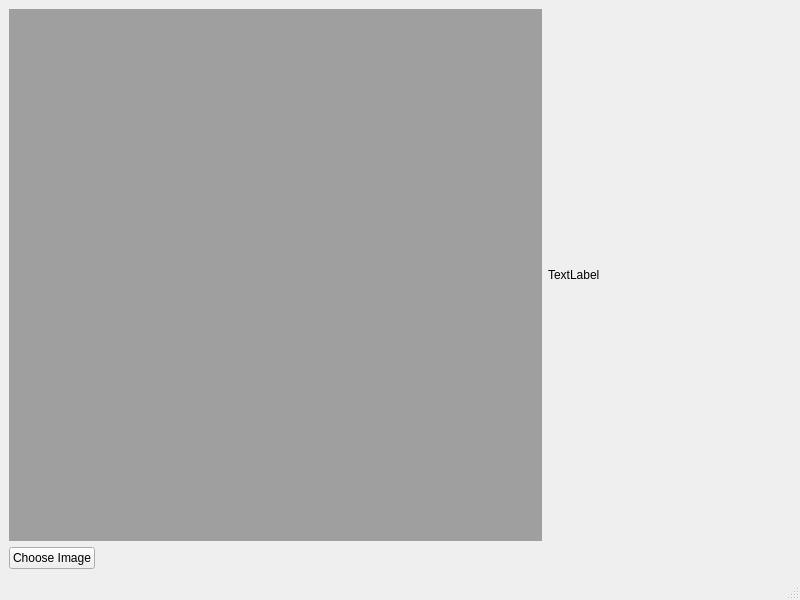
<?xml version="1.0" encoding="UTF-8"?>
<ui version="4.0">
 <class>MainWindow</class>
 <widget class="QMainWindow" name="MainWindow">
  <property name="geometry">
   <rect>
    <x>0</x>
    <y>0</y>
    <width>800</width>
    <height>600</height>
   </rect>
  </property>
  <property name="windowTitle">
   <string>MainWindow</string>
  </property>
  <widget class="QWidget" name="centralwidget">
   <layout class="QFormLayout" name="formLayout">
    <item row="0" column="0">
     <widget class="QMdiArea" name="mdiArea">
      <widget class="QWidget" name="subwindow">
       <property name="windowTitle">
        <string>Subwindow</string>
       </property>
      </widget>
     </widget>
    </item>
    <item row="1" column="0">
     <widget class="QPushButton" name="chooseImage">
      <property name="text">
       <string>Choose Image</string>
      </property>
     </widget>
    </item>
    <item row="0" column="1">
     <widget class="QLabel" name="label">
      <property name="text">
       <string>TextLabel</string>
      </property>
     </widget>
    </item>
   </layout>
  </widget>
  <widget class="QMenuBar" name="menubar">
   <property name="geometry">
    <rect>
     <x>0</x>
     <y>0</y>
     <width>800</width>
     <height>18</height>
    </rect>
   </property>
  </widget>
  <widget class="QStatusBar" name="statusbar"/>
 </widget>
 <resources/>
 <connections/>
</ui>
